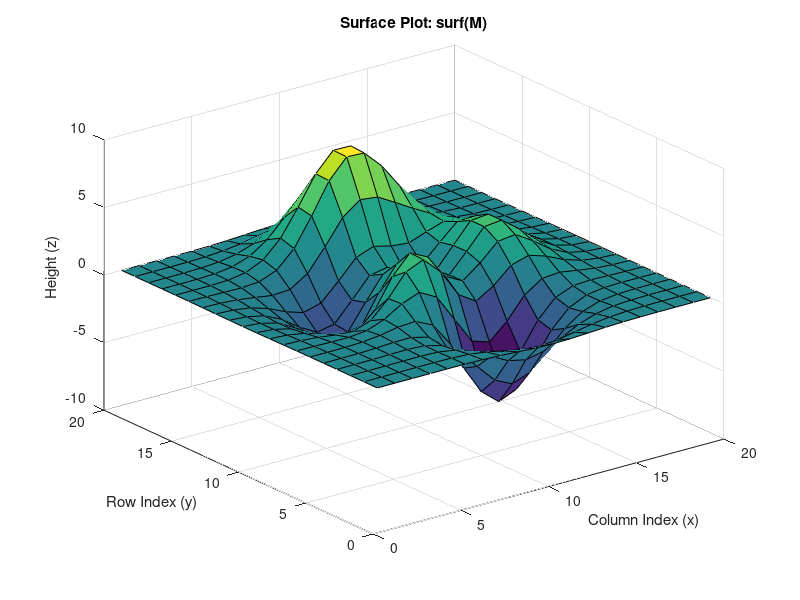
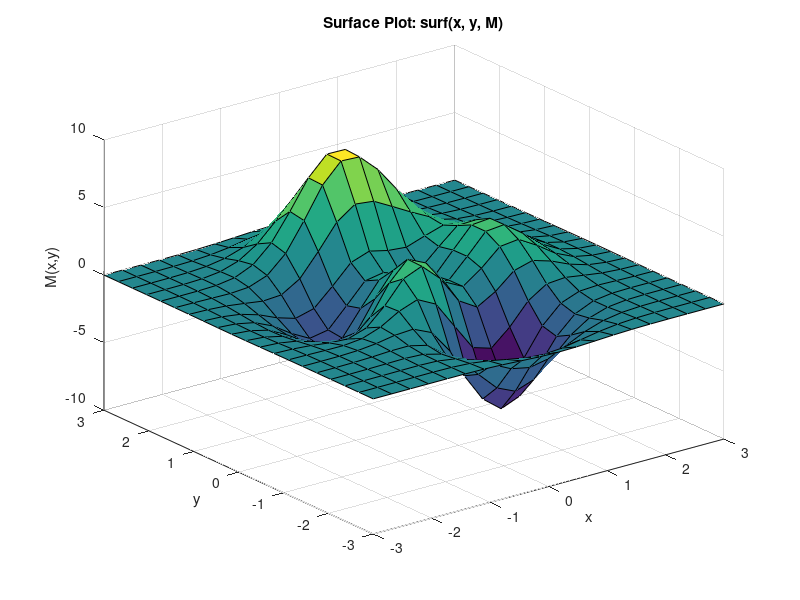
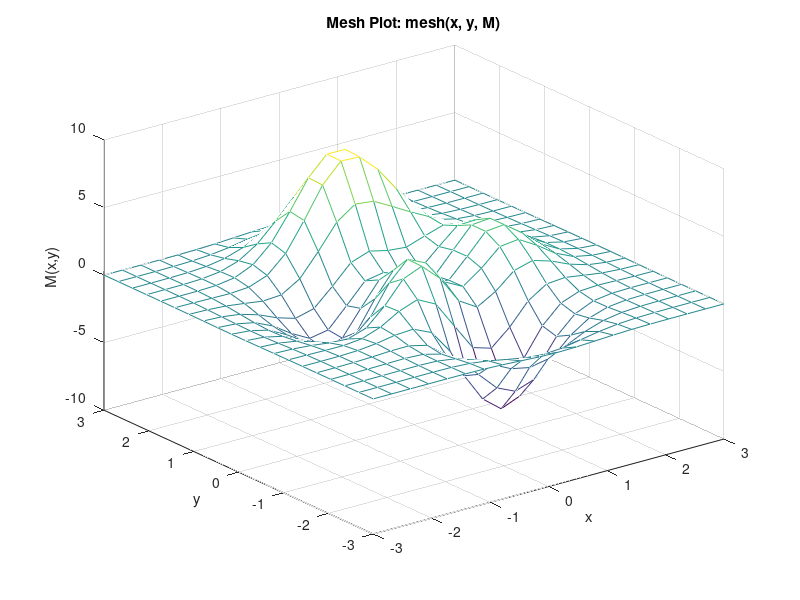
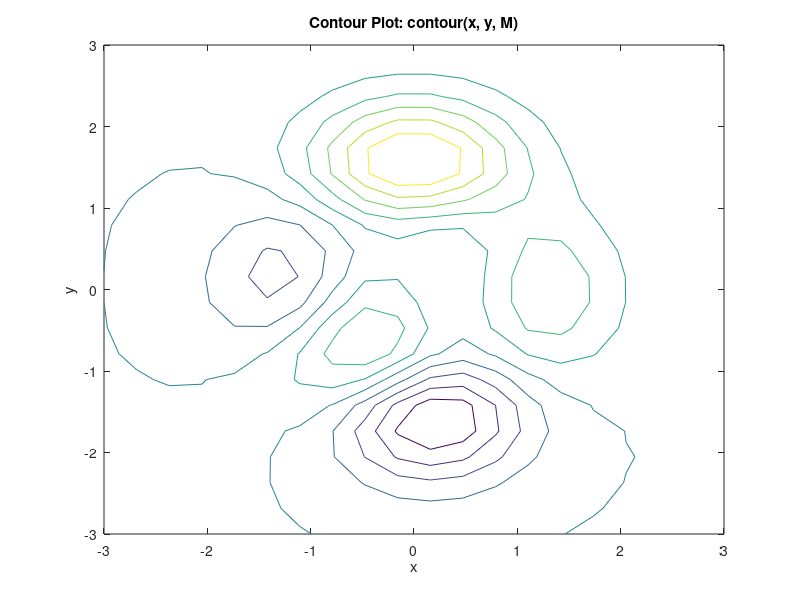

Source code (MATLAB) for these figures, in order:
%-----------------------------------------------------------
% MATLAB 3D Matrix Visualization: surf, mesh, and contour
%-----------------------------------------------------------

%% 1. Visualizing a Matrix as a Surface
% Each value in matrix M is treated as a height (z-value)
M = peaks(20);  % Example surface data

figure;
surf(M);  % Surface plot using row and column indices as x and y
title('Surface Plot: surf(M)');
xlabel('Column Index (x)');
ylabel('Row Index (y)');
zlabel('Height (z)');

%% 2. Providing x and y Vectors
% You can specify x (columns) and y (rows) independently
x = linspace(-3, 3, size(M, 2));  % n columns
y = linspace(-3, 3, size(M, 1));  % m rows

figure;
surf(x, y, M);  % Full 3D surface with labeled x, y axes
title('Surface Plot: surf(x, y, M)');
xlabel('x');
ylabel('y');
zlabel('M(x,y)');

%% 3. Mesh Surface Plot
% mesh() is similar to surf(), but shows a wireframe instead of a filled surface

figure;
mesh(x, y, M);
title('Mesh Plot: mesh(x, y, M)');
xlabel('x');
ylabel('y');
zlabel('M(x,y)');

%% 4. Contour Plot (2D Representation of 3D Data)
% contour() displays level curves of the matrix data
figure;
contour(x, y, M);
title('Contour Plot: contour(x, y, M)');
xlabel('x');
ylabel('y');

%% 5. Notes
% - All three functions: surf, mesh, and contour accept the same input format.
% - If x and y are not provided, MATLAB uses index values.
% - Z = M: matrix data where each value is interpreted as surface height.

%% 6. Reference Links
% - surf(): https://www.mathworks.com/help/matlab/ref/surf.html
% - mesh(): https://www.mathworks.com/help/matlab/ref/mesh.html
% - contour(): https://www.mathworks.com/help/matlab/ref/contour.html
